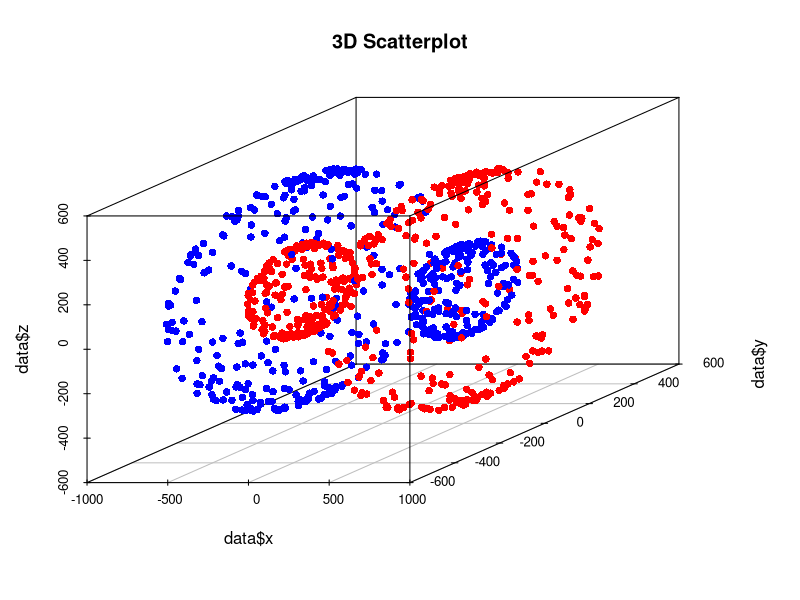
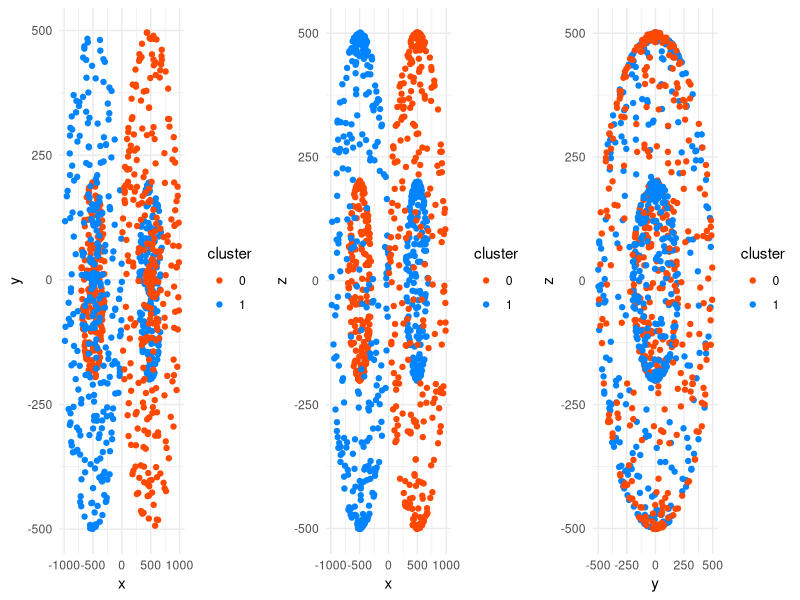

These charts were generated, in order, by the following R code:
## ---- chunk 1
library(scatterplot3d)
library(ggplot2)
library(gridExtra)

# Define a function to generate points on a sphere
sphereFun <- function(center = c(0,0,0), diameter = 1, npoints = 200){
  tt <- runif(npoints, 0, 2*pi)
  phi <- runif(npoints, 0, pi)
  xx <- center[1] + diameter * sin(phi) * cos(tt)
  yy <- center[2] + diameter * sin(phi) * sin(tt)
  zz <- center[3] + diameter * cos(phi)
  return(data.frame(x = xx, y = yy, z = zz))
}

# Generate points for four spheres with different centers and radii
sphere1 <- sphereFun(center = c(-500,0,0), diameter = 200, npoints = 200)
sphere2 <- sphereFun(center = c(-500,0,0), diameter = 500, npoints = 300)
sphere3 <- sphereFun(center = c(500,0,0), diameter = 200, npoints = 200)
sphere4 <- sphereFun(center = c(500,0,0), diameter = 500, npoints = 300)

# Add some random noise to the points
sphere1 <- sphere1 + rnorm(nrow(sphere1))
sphere2 <- sphere2 + rnorm(nrow(sphere2))
sphere3 <- sphere3 + rnorm(nrow(sphere3))
sphere4 <- sphere4 + rnorm(nrow(sphere4))

# Combine the datasets into one and add a cluster column
data1 <- data.frame(sphere1, cluster = '0')
data2 <- data.frame(sphere2, cluster = '1')
data3 <- data.frame(sphere3, cluster = '1')
data4 <- data.frame(sphere4, cluster = '0')

data <- rbind(data1, data2, data3, data4)
# Create a color vector based on the cluster column
color_vector <- ifelse(data$cluster == '0', 'red', 'blue')

# Plot the 3D data with the color vector
scatterplot3d(data$x, data$y, data$z, color = color_vector, pch = 16,main = '3D Scatterplot')

## ---- chunk 2

# Plot the data using ggplot2
PLt_xy <- ggplot(data, aes(x = x, y = y, color = cluster)) +
  geom_point() +
  scale_color_manual(values = c('0' = '#ff4800', '1' = '#0084ff')) +
  theme_minimal()

Plt_xz <- ggplot(data, aes(x = x, y = z, color = cluster)) +
  geom_point() +
  scale_color_manual(values = c('0' = '#ff4800', '1' = '#0084ff')) +
  theme_minimal()

Plt_yz <- ggplot(data, aes(x = y, y = z, color = cluster)) +
  geom_point() +
  scale_color_manual(values = c('0' = '#ff4800', '1' = '#0084ff')) +
  theme_minimal()

grid.arrange(PLt_xy, Plt_xz, Plt_yz, ncol = 3)
## ---- chunk 3
